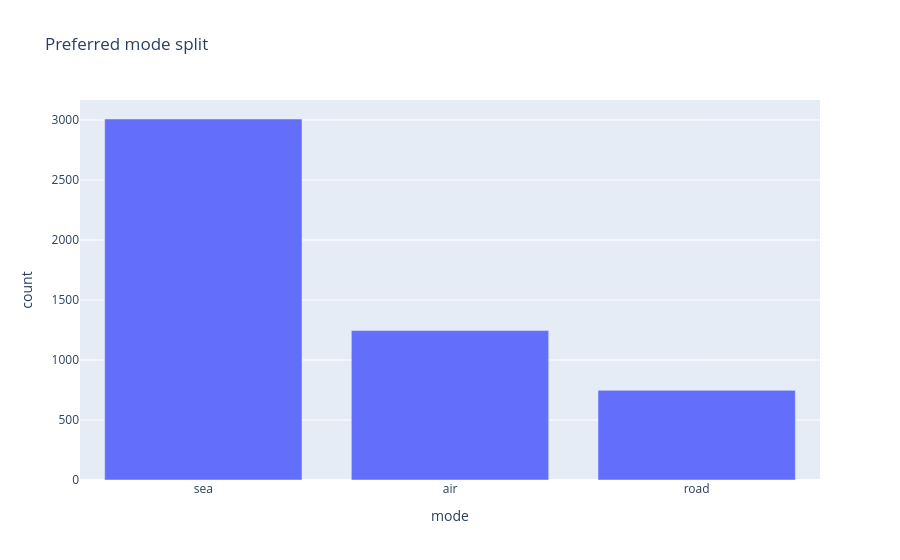

The cell this chart's notebook holds for it:
### Code cell
mode_counts = df["preferred_mode"].value_counts().rename_axis("mode").reset_index(name="count")
fig = px.bar(mode_counts, x="mode", y="count", title="Preferred mode split")
fig.show()

### Figure 1 — Plotly figure (JSON) as saved in the notebook; plotly's stock layout.template omitted (floating-point values rounded to 4 significant figures)
{"data": [{"alignmentgroup": "True", "hovertemplate": "mode=%{x}<br>count=%{y}<extra></extra>", "legendgroup": "", "marker": {"color": "#636efa", "pattern": {"shape": ""}}, "name": "", "offsetgroup": "", "orientation": "v", "showlegend": false, "textposition": "auto", "type": "bar", "x": ["sea", "air", "road"], "xaxis": "x", "y": [3008, 1245, 747], "yaxis": "y"}], "layout": {"barmode": "relative", "legend": {"tracegroupgap": 0}, "title": {"text": "Preferred mode split"}, "xaxis": {"anchor": "y", "domain": [0, 1], "title": {"text": "mode"}}, "yaxis": {"anchor": "x", "domain": [0, 1], "title": {"text": "count"}}}}
